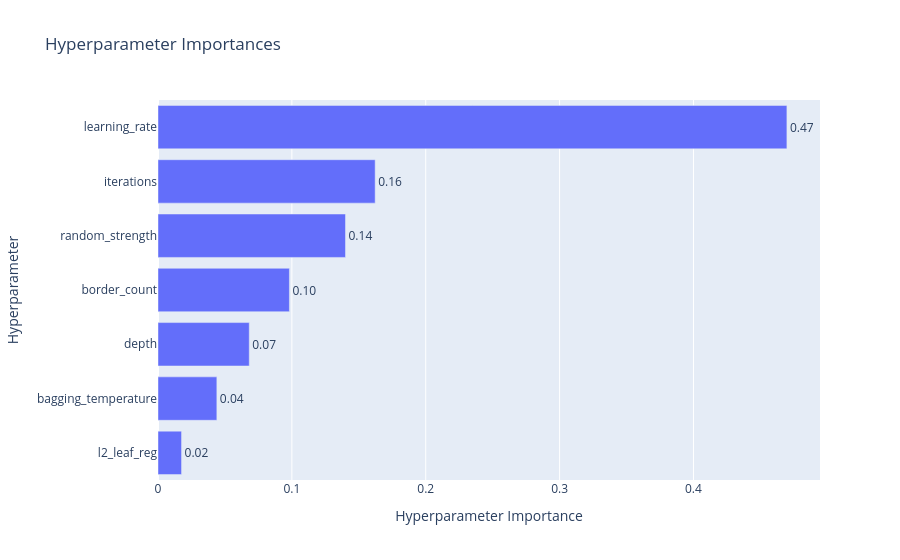

Notebook code for this chart:
### Code cell
import optuna
from optuna.visualization import plot_optimization_history, plot_param_importances

# Connect to the EXISTING database and study
# (Do not create a new study, just load it)
study = optuna.load_study(
    study_name="cb_study_20251216-091312-+0000", 
    storage="sqlite:///D:/root/dev/py/mallorn/optuna.db"
)

# These will auto-update every time you re-run the cell
print(f"Current Trials: {len(study.trials)}")
plot_optimization_history(study)

### Figure 1 — Plotly figure (JSON) as saved in the notebook; plotly's stock layout.template omitted (floating-point values rounded to 4 significant figures)
{"data": [{"cliponaxis": false, "hovertemplate": ["l2_leaf_reg (FloatDistribution): 0.017592235771459623<extra></extra>", "bagging_temperature (FloatDistribution): 0.04396511423349711<extra></extra>", "depth (IntDistribution): 0.06817394899974462<extra></extra>", "border_count (IntDistribution): 0.09816368062074898<extra></extra>", "random_strength (FloatDistribution): 0.140069064922796<extra></extra>", "iterations (IntDistribution): 0.16223226235314248<extra></extra>", "learning_rate (FloatDistribution): 0.46980369309861114<extra></extra>"], "name": "Objective Value", "orientation": "h", "text": ["0.02", "0.04", "0.07", "0.10", "0.14", "0.16", "0.47"], "textposition": "outside", "type": "bar", "x": [0.01759, 0.04397, 0.06817, 0.09816, 0.1401, 0.1622, 0.4698], "y": ["l2_leaf_reg", "bagging_temperature", "depth", "border_count", "random_strength", "iterations", "learning_rate"]}], "layout": {"title": {"text": "Hyperparameter Importances"}, "xaxis": {"title": {"text": "Hyperparameter Importance"}}, "yaxis": {"title": {"text": "Hyperparameter"}}}}
